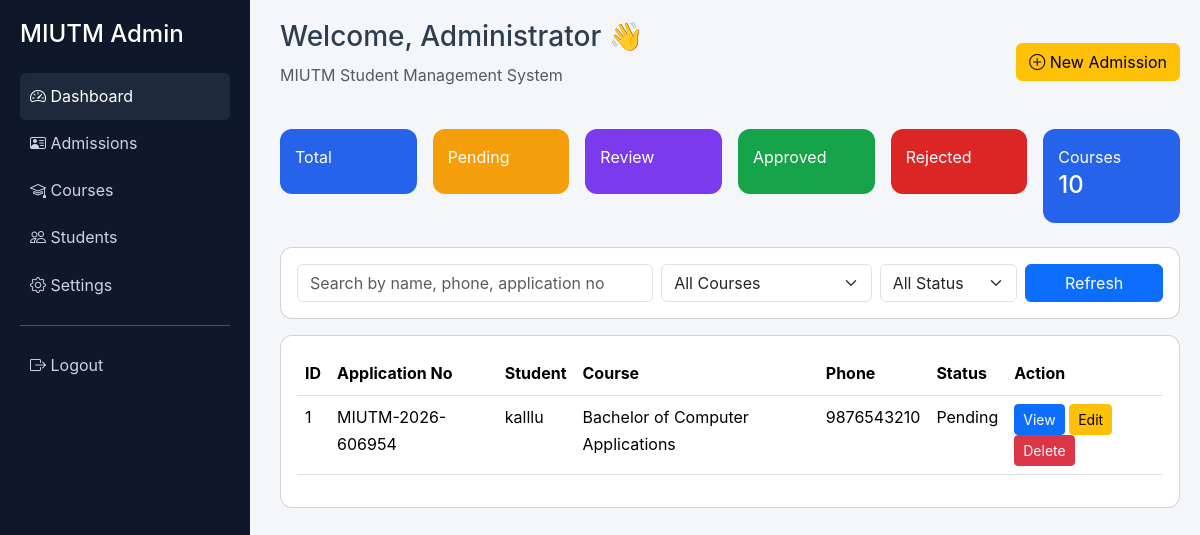
The page /admin on the database its author committed.
### tables this page shows
CREATE TABLE admissions (
    id INTEGER PRIMARY KEY AUTOINCREMENT,

    application_no TEXT NOT NULL UNIQUE,

    full_name TEXT NOT NULL,
    father_name TEXT NOT NULL,
    mother_name TEXT NOT NULL,

    gender TEXT NOT NULL,
    dob TEXT NOT NULL,

    email TEXT NOT NULL,
    phone TEXT NOT NULL,

    category TEXT,
    nationality TEXT DEFAULT 'Indian',

    qualification TEXT NOT NULL,
    percentage REAL NOT NULL,

    course_name TEXT NOT NULL,

    address TEXT NOT NULL,
    city TEXT NOT NULL,
    state TEXT NOT NULL,
    pincode TEXT NOT NULL,

    status TEXT NOT NULL DEFAULT 'Pending',

    remarks TEXT,

    submission_date TIMESTAMP DEFAULT CURRENT_TIMESTAMP,

    updated_at TIMESTAMP DEFAULT CURRENT_TIMESTAMP
);

### app.py (the view)
@app.route('/admin')
def admin():
    connection = get_db_connection()
    try:
        all_courses = connection.execute('SELECT * FROM courses ORDER BY id ASC').fetchall()
        all_admissions = connection.execute('SELECT * FROM admissions ORDER BY id DESC').fetchall()
        all_messages = connection.execute('SELECT * FROM contact_messages ORDER BY id DESC').fetchall()
    finally:
        connection.close()
    return render_template('admin.html', courses=all_courses, admissions=all_admissions, messages=all_messages)

### app.py (called while the page is built)
def get_db_connection():
    connection = sqlite3.connect(DATABASE_FILE)
    connection.row_factory = sqlite3.Row
    return connection

### templates/admin.html (shortened to what this page needs)
<!DOCTYPE html>
<html lang="en">
<head>
    <link href="https://cdn.jsdelivr.net/npm/bootstrap@5.3.3/dist/css/bootstrap.min.css" rel="stylesheet">
    <link href="https://cdn.jsdelivr.net/npm/bootstrap-icons@1.11.3/font/bootstrap-icons.min.css" rel="stylesheet">
    <link rel="stylesheet" href="{{ url_for('static', filename='style.css') }}">
</head>
<body>
<div class="sidebar">
    <h4 class="mb-4">MIUTM Admin</h4>
    <a href="{{ url_for('admin') }}" class="active">
        <i class="bi bi-speedometer2"></i> Dashboard
    </a>
    <a href="{{ url_for('admissions') }}">
        <i class="bi bi-person-vcard"></i> Admissions
    </a>
    <a href="#">
        <i class="bi bi-mortarboard"></i> Courses
    </a>
    <a href="#">
        <i class="bi bi-people"></i> Students
    </a>
    <a href="#">
        <i class="bi bi-gear"></i> Settings
    </a>
    <hr>
    <a href="#">
        <i class="bi bi-box-arrow-right"></i> Logout
    </a>
</div>
<div class="main">
    <div class="d-flex justify-content-between align-items-center mb-4">
        <div>
            <h3>Welcome, Administrator 👋</h3>
            <p class="text-muted">MIUTM Student Management System</p>
        </div>
        <a href="{{ url_for('admission') }}" class="btn btn-warning">
            <i class="bi bi-plus-circle"></i> New Admission
        </a>
    </div>
    <div class="row g-3 mb-4">
        <div class="col-md-2">
            <div class="stat blue">
                Total<br>
            </div>
        </div>
        <div class="col-md-2">
            <div class="stat yellow">
                Pending<br>
            </div>
        </div>
        <div class="col-md-2">
            <div class="stat purple">
                Review<br>
            </div>
        </div>
        <div class="col-md-2">
            <div class="stat green">
                Approved<br>
            </div>
        </div>
        <div class="col-md-2">
            <div class="stat red">
                Rejected<br>
            </div>
        </div>
        <div class="col-md-2">
            <div class="stat blue">
                Courses<br>
                <h4>{{ courses|length }}</h4>
            </div>
        </div>
    </div>
    <div class="card card-box p-3 mb-3">
        <div class="row g-2">
            <div class="col-md-5">
                <input type="text" id="searchInput" class="form-control"
                       placeholder="Search by name, phone, application no">
            </div>
            <div class="col-md-3">
                <select class="form-select" id="courseFilter">
                    <option value="">All Courses</option>
                </select>
            </div>
            <div class="col-md-2">
                <select class="form-select" id="statusFilter">
                    <option value="">All Status</option>
                </select>
            </div>
            <div class="col-md-2">
                <button class="btn btn-primary w-100" onclick="location.reload()">
                    Refresh
                </button>
            </div>
        </div>
    </div>
    <div class="card card-box p-3">
        <table class="table table-hover" id="admissionTable">
            <thead>
                <tr>
                    <th>ID</th>
                    <th>Application No</th>
                    <th>Student</th>
                    <th>Course</th>
                    <th>Phone</th>
                    <th>Status</th>
                    <th>Action</th>
                </tr>
            </thead>
            <tbody>
                {% for admission in admissions %}
                <tr>
                    <td>{{ loop.index }}</td>
                    <td class="app-no">{{ admission.application_no }}</td>
                    <td class="student">
                        {{ admission.full_name }}
                    </td>
                    <td class="course">
                        {{ admission.course_name }}
                    </td>
                    <td class="phone">
                        {{ admission.phone }}
                    </td>
                    <td class="status">
                        {{ admission.status }}
                    </td>
                    <td>
                        <a href="{{ url_for('view_admission', admission_id=admission.id) }}" class="btn btn-sm btn-primary">
                            View
                        </a>
                        <a href="{{ url_for('edit_admission', admission_id=admission.id) }}" class="btn btn-sm btn-warning">
                            Edit
                        </a>
                        <a href="{{ url_for('delete_admission', admission_id=admission.id) }}" class="btn btn-sm btn-danger">
                            Delete
                        </a>
                    </td>
                </tr>
                {% endfor %}
            </tbody>
        </table>
    </div>
</div>
</body>
</html>

### static/style.css (style rules this page uses)
:root { --primary-blue:#003366; --navy-dark:#001F4D; --accent-gold:#D4AF37; --white:#ffffff; --black:#000000; --text-dark:#2C3E50; --text-light:#6C757D; --surface:#F8FAFC; --border:#E2E8F0; --shadow-sm:0 4px 10px rgba(0,0,0,.08); --shadow-md:0 8px 25px rgba(0,0,0,.12); --shadow-lg:0 18px 40px rgba(0,0,0,.18); --radius-sm:8px; --radius-md:15px; --radius-lg:25px; --transition:.35s ease; }
* { margin:0; padding:0; box-sizing:border-box; }
html { scroll-behavior:smooth; }
body { font-family:'Inter',sans-serif; background:#fff; color:var(--text-dark); line-height:1.7; overflow-x:hidden; }
a { text-decoration:none; }

### templates/admin.html (style rules this page uses)
body { background: #f4f6f9; }
.sidebar { height: 100vh; background: #0f172a; color: white; padding: 20px; position: fixed; width: 250px; }
.sidebar a { display: block; color: #cbd5e1; padding: 10px; text-decoration: none; border-radius: 6px; }
.sidebar a:hover, .sidebar a.active { background: #1e293b; color: #fff; }
.main { margin-left: 260px; padding: 20px; }
.card-box { border-radius: 12px; }
.stat { padding: 15px; border-radius: 12px; color: white; }
.blue { background: #2563eb; }
.green { background: #16a34a; }
.yellow { background: #f59e0b; }
.red { background: #dc2626; }
.purple { background: #7c3aed; }

### rows shown on the page
admissions: application_no "MIUTM-2026-606954", full_name "kalllu", course_name "Bachelor of Computer Applications", phone "9876543210", status "Pending"

### other values the page prints
{{ courses|length }} "10"
